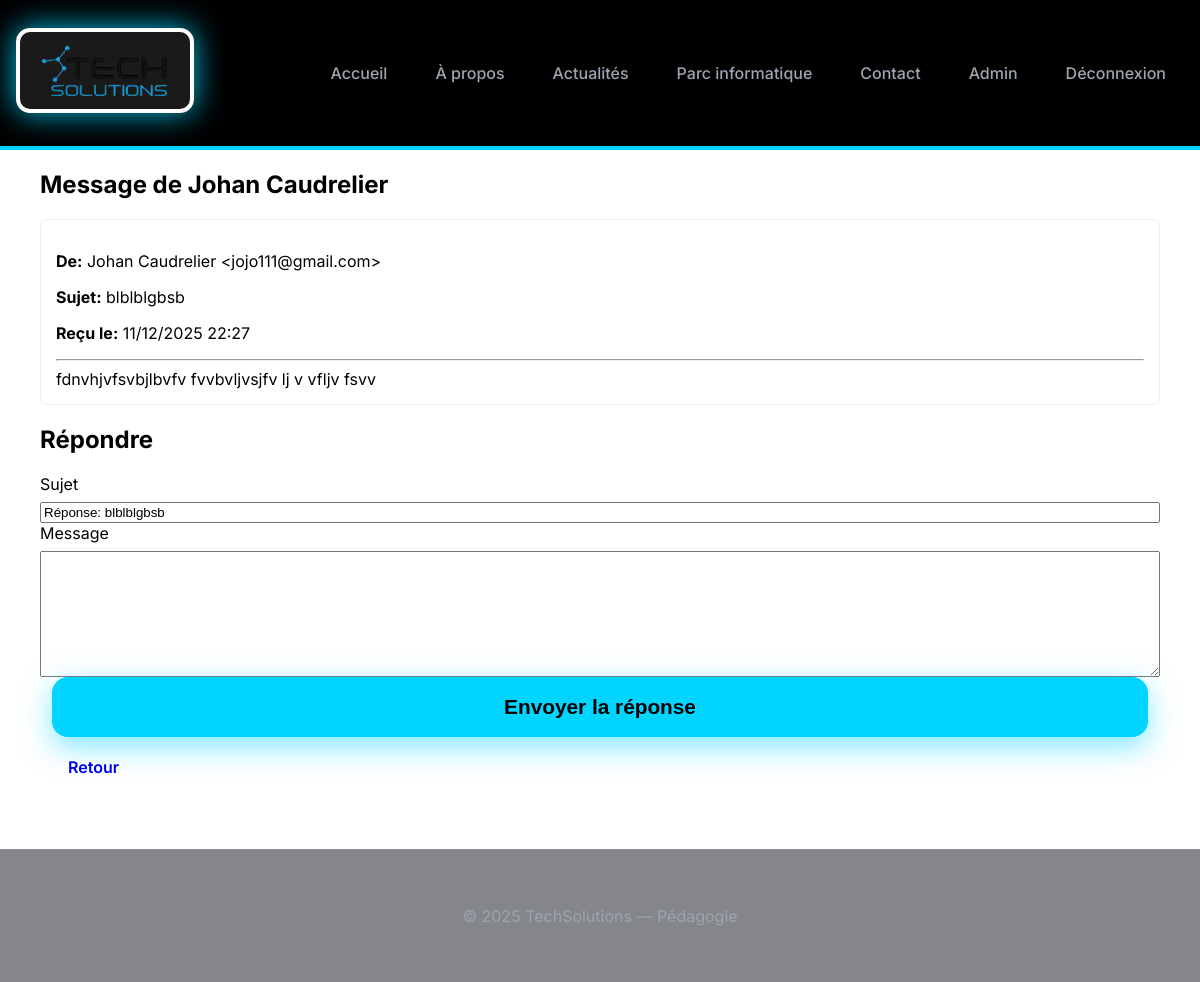
Screenshot of /admin/messagerie_view.php?id=1 (signed in) with the database file from the repository.
### tables this page shows
CREATE TABLE `messages` (
  `id` int(10) unsigned NOT NULL AUTO_INCREMENT,
  `name` varchar(150) NOT NULL,
  `email` varchar(150) NOT NULL,
  `subject` varchar(255) DEFAULT NULL,
  `message` longtext NOT NULL,
  `status` enum('nouveau','traite','archived') NOT NULL DEFAULT 'nouveau',
  `reply_text` longtext DEFAULT NULL,
  `replied_by` varchar(100) DEFAULT NULL,
  `replied_at` datetime DEFAULT NULL,
  `created_at` timestamp NOT NULL DEFAULT current_timestamp(),
  PRIMARY KEY (`id`),
  KEY `status` (`status`),
  KEY `created_at` (`created_at`)
);

### admin/messagerie_view.php (the view, shortened to what this page needs)
<?php
try {
  $db = pdo();
  $id = intval($_GET['id'] ?? 0);
  $stmt = $db->prepare('SELECT * FROM messages WHERE id = :id');
  $stmt->execute([':id' => $id]);
  $msg = $stmt->fetch(PDO::FETCH_ASSOC);
} catch (PDOException $e) {
  $error = 'Erreur base de données: ' . $e->getMessage();
}
require_once __DIR__ . '/../includes/header.php';
?>
<section class="admin-section">
  <div class="container">
    <h1>Message de <?= htmlspecialchars($msg['name']) ?></h1>
    <div class="message-detail" style="padding:15px;background:#fff;border-radius:8px;border:1px solid #eee;margin-bottom:20px">
      <p><strong>De:</strong> <?= htmlspecialchars($msg['name']) ?> &lt;<?= htmlspecialchars($msg['email']) ?>&gt;</p>
      <p><strong>Sujet:</strong> <?= htmlspecialchars($msg['subject']) ?></p>
      <p><strong>Reçu le:</strong> <?= date('d/m/Y H:i', strtotime($msg['created_at'])) ?></p>
      <hr>
      <div style="white-space:pre-wrap"><?= htmlspecialchars($msg['message']) ?></div>
    </div>
    <h2>Répondre</h2>
    <form method="post">
      <div class="form-group">
        <label for="subject">Sujet</label>
        <input type="text" id="subject" name="subject" value="Réponse: <?= htmlspecialchars($msg['subject']) ?>" required>
      </div>
      <div class="form-group">
        <label for="reply">Message</label>
        <textarea id="reply" name="reply" rows="8" required></textarea>
      </div>
      <div class="form-group">
        <button class="btn btn-primary" type="submit">Envoyer la réponse</button>
        <a class="btn" href="messagerie.php">Retour</a>
      </div>
    </form>
  </div>
</section>
<?php require_once __DIR__ . '/../includes/footer.php'; ?>

### assets/css/futuristic.css (style rules this page uses)
:root { --bg: #0b0f17; --bg-secondary: #111827; --panel: rgba(255, 255, 255, 0.03); --glass: rgba(255, 255, 255, 0.04); --accent: #6ef0ff; --accent-2: #8a6bff; --accent-3: #ff006e; --muted: #9aa5b1; --radius: 14px; --glass-border: rgba(255, 255, 255, 0.06); font-family: 'Inter', system-ui, -apple-system, sans-serif; }
* { box-sizing: border-box; }
html, body { height: 100%; }
body { margin: 0; background: radial-gradient(ellipse at 10% 10%, rgba(106, 90, 255, 0.06), transparent 10%), radial-gradient(ellipse at 90% 90%, rgba(110, 240, 255, 0.04), transparent 10%), var(--bg); color: #e6eef6; -webkit-font-smoothing: antialiased; -moz-osx-font-smoothing: grayscale; }
.container { max-width: 1200px; margin: 0 auto; padding: 0 16px; }
.btn { padding: 12px 28px; border-radius: 10px; border: none; cursor: pointer; font-weight: 600; font-size: 1rem; transition: all 0.3s ease; text-decoration: none; display: inline-block; }
.btn-primary { background: linear-gradient(90deg, var(--accent), var(--accent-2)); color: #031123; box-shadow: 0 6px 20px rgba(106, 90, 255, 0.3); }
.form-group { display: flex; flex-direction: column; gap: 8px; }

### styles.css (style rules this page uses)
* { box-sizing: border-box; }
body { margin:0; font-family: 'Inter', system-ui; background:#ffffff; color:#000000; }
.container { max-width:1200px; margin:0 auto; padding:0 20px; }
.hero-buttons .btn, .btn-primary, .btn-secondary { font-size:1.3rem !important; padding:18px 40px !important; border-radius:16px !important; font-weight:600 !important; margin:0 12px; display:inline-block; }
.btn-primary { background:#00d4ff !important; color:#000000 !important; box-shadow:0 10px 30px rgba(0,212,255,0.5); }

### rows the page displays
messages: name "Johan Caudrelier", email "jojo111@gmail.com", subject "blblblgbsb", created_at "11/12/2025 22:27", message "fdnvhjvfsvbjlbvfv fvvbvljvsjfv lj v vfljv fsvv", subject "Réponse: blblblgbsb"

### other values shown
SITE_NAME "TechSolutions"
